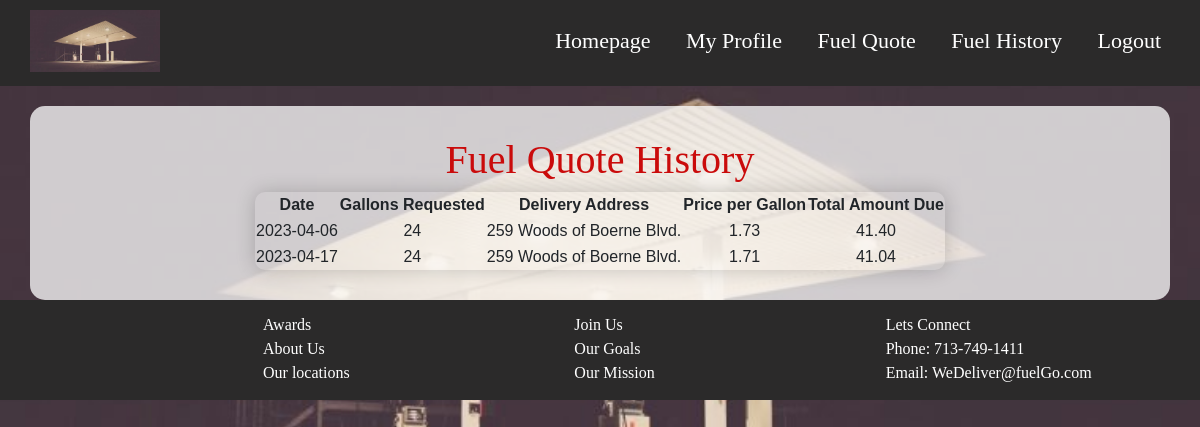
/user_quotes (signed in), run on the app's committed database.
### Fuel_go/models.py (models this page shows, shortened)
class Quote(db.Model):
    id = db.Column(db.Integer, primary_key=True)
    date = db.Column(db.String(100))
    delivery_address = db.Column(db.String(100))
    gallons_requested = db.Column(db.String(100))
    suggest_price = db.Column(db.String(10))
    total_price = db.Column(db.String(100))
    user_id = db.Column(db.Integer, db.ForeignKey('user.id'))

### Fuel_go/views.py (the view)
@views.route('/user_quotes')
def user_quotes():
    user = User.query.get(current_user.id)
    quotes = user.user_quote
    return render_template('fuel_quote_hist.html', quotes=quotes, user=current_user)

### Fuel_go/__init__.py (called while the page is built)
def create_app():
    app = Flask(__name__)
    app.config['SECRET_KEY'] = '22bb317412548e3dcbf2b74e55da8e2b9d6824c3'
    app.config['SQLALCHEMY_DATABASE_URI'] = f'sqlite:///{DB_NAME}'
    db.init_app(app)
    from .views import views
    from .auth import auth
    app.register_blueprint(views, url_prefix='/')
    app.register_blueprint(auth, url_prefix='/')
    from .models import User, Profile, Quote
    with app.app_context():
        db.create_all()
    login_manager = LoginManager()
    login_manager.login_view = 'auth.login'
    login_manager.init_app(app)
    @login_manager.user_loader
    def load_user(id):
        return User.query.get(int(id))
    return app

### Fuel_go/Templates/fuel_quote_hist.html (shortened to what this page needs)
{% extends "base.html" %}
{% block content%}
<!DOCTYPE html>
<html>
    <head>
        <link rel="stylesheet" type="text/css" href="../static/styles/styling.css">
    </head>
    <body>
        <center><h1 style="color: rgb(202, 11, 11); font-family: Yeseva One;">Fuel Quote History</h1></center>
        {% if quotes %}
        <center>
        <table>
          <thead>
            <tr>
              <th>Date</th>
              <th>Gallons Requested</th>
              <th>Delivery Address</th>
              <th>Price per Gallon</th>
              <th>Total Amount Due</th>
            </tr>
          </thead>
          <tbody>
            {% for quote in quotes %}
              <tr>
                <td>{{ quote.date }}</td>
                <td>{{ quote.gallons_requested }}</td>
                <td>{{ quote.delivery_address }}</td>
                <td>{{ quote.suggest_price }}</td>
                <td>{{ quote.total_price }}</td>
              </tr>
            {% endfor %}
          </tbody>
        </center>
      {% else %}
        <p>{{user.user_quote}}</p>
      {% endif %}
{% endblock %}

### Fuel_go/static/Styles/styling.css (style rules this page uses)
body { font-family: Calibri, Helvetica, sans-serif; background-color: lightblue; margin: 0; padding: 20; background-image: url("../images/gas_station.jpg"); background-repeat: no-repeat; background-size: cover; }
table { border-radius: 10px 10px 10px 10px; overflow: hidden; box-shadow: 0 0 20px rgba(0, 0, 0, 0.2); text-align: center; width: auto; }

### data on the page
Quote: date "2023-04-06", gallons_requested "24", delivery_address "259 Woods of Boerne Blvd.", suggest_price "1.73", total_price "41.40"
Quote: date "2023-04-17", gallons_requested "24", delivery_address "259 Woods of Boerne Blvd.", suggest_price "1.71", total_price "41.04"
